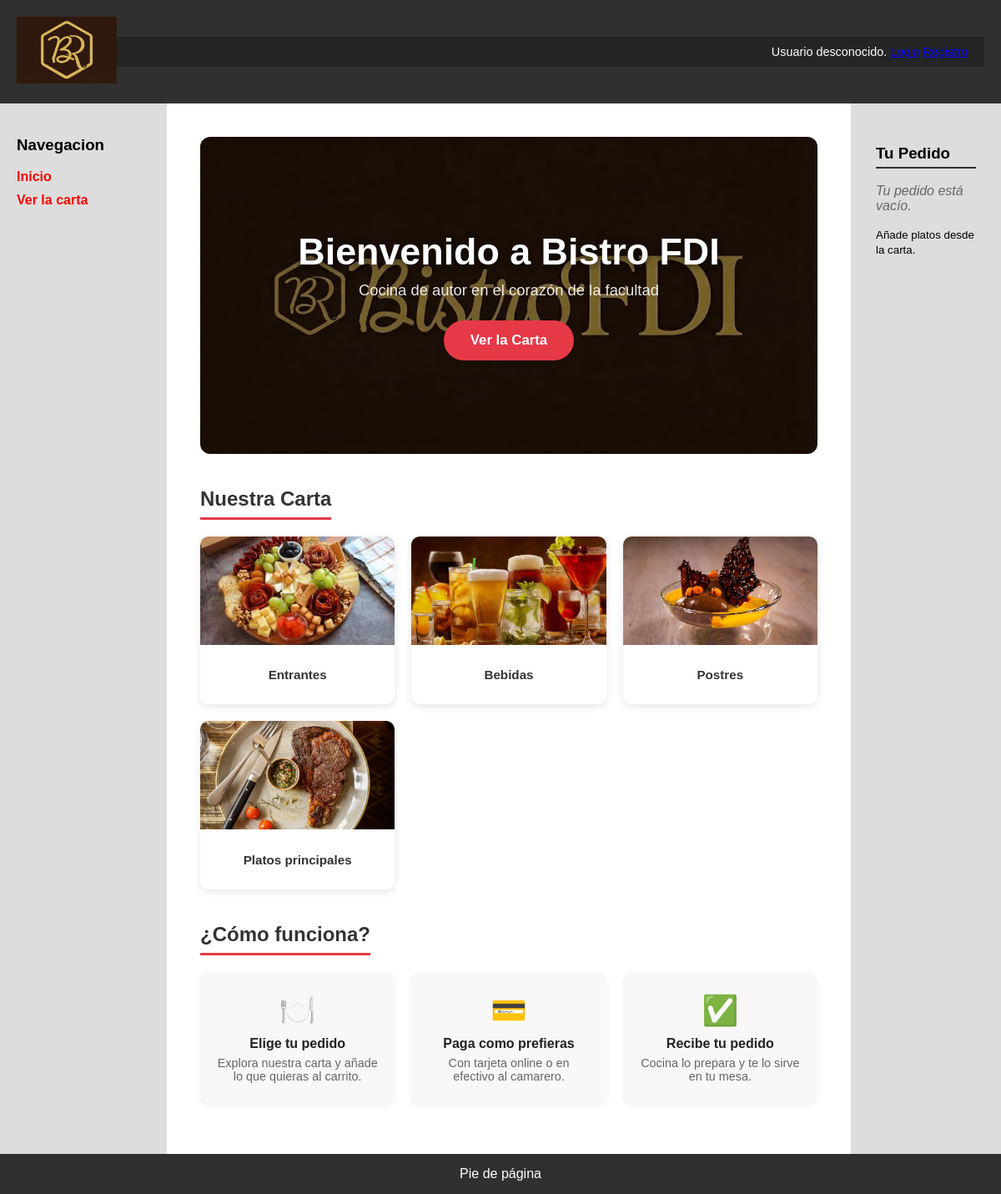
The page / on the database its author committed.
### tables this page shows
CREATE TABLE `categorias` (
  `id` int(11) NOT NULL,
  `nombre` varchar(50) NOT NULL,
  `descripcion` text DEFAULT NULL,
  `imagen` varchar(255) DEFAULT 'cat_default.png'
);

### includes/config.php (called while the page is built, shortened)
<?php
spl_autoload_register(function ($class) {
    $prefix = 'es\\ucm\\fdi\\aw\\';
    $base_dir = __DIR__ . '/clases/';
    $len = strlen($prefix);
    $relative_class = substr($class, $len);
    $file = $base_dir . str_replace('\\', '/', $relative_class) . '.php';
});

### includes/clases/Aplicacion.php (called while the page is built, shortened)
<?php
class Aplicacion
{
	private $bdDatosConexion;
	private $inicializada = false;
	private $conn;
	public function init($bdDatosConexion)
	{
		if (!$this->inicializada) {
			$this->bdDatosConexion = $bdDatosConexion;
			$this->inicializada = true;
		}
	}
	public function getConexionBd()
	{
		if (!$this->conn) {
			$bdHost = $this->bdDatosConexion['host'];
			$bdUser = $this->bdDatosConexion['user'];
			$bdPass = $this->bdDatosConexion['pass'];
			$bd = $this->bdDatosConexion['bd'];
			$conn = new \mysqli($bdHost, $bdUser, $bdPass, $bd);
			$this->conn = $conn;
		}
		return $this->conn;
	}
	public function ejecutarConsultaBd($sql, $tipos = null, ...$parametros)
	{
		$conn = $this->getConexionBd();
		$stmt = $conn->prepare($sql);
		if (!$stmt->execute()) {
			echo "Error al ejecutar la consulta ({$stmt->errno}): {$stmt->error}";
			exit();
		}
		return $stmt;
	}
}

### includes/clases/categorias/Categoria.php (called while the page is built, shortened)
<?php
class Categoria
{
    public static function todas(): array
    {
        $queryCategorias = "SELECT * FROM categorias";
        $rs = Aplicacion::getInstance()->ejecutarConsultaBd($queryCategorias)->get_result();
        $categorias = [];
        if ($rs) {
            while ($fila = $rs->fetch_assoc()) {
                $categorias[] = $fila;
            }
        }
        return $categorias;
    }
}

### index.php (the view, shortened to what this page needs)
<?php
require_once __DIR__.'/includes/config.php';
$categorias = Categoria::todas();
$tarjetas = "";
if (!empty($categorias)) {
    $rutaImgs = RUTA_IMGS;
    $rutaApp = RUTA_APP;
    foreach ($categorias as $cat) {
        $tarjetas .= <<<EOS
            <a href="{$rutaApp}/carta.php" class="index-categoria-card">
                <img src="{$rutaImgs}/categorias/{$cat['imagen']}" class="index-categoria-img" alt="{$cat['nombre']}">
                <p class="index-categoria-nombre">{$cat['nombre']}</p>
            </a>
        EOS;
    }
}
$rutaImgs = RUTA_IMGS;
$rutaApp = RUTA_APP;
$contenidoPrincipal = <<<EOS
    <div class="index-hero">
        <img src="{$rutaImgs}/Banner.jpg" class="index-hero-img" alt="Bistro FDI">
        <div class="index-hero-overlay">
            <h1 class="index-hero-titulo">Bienvenido a Bistro FDI</h1>
            <p class="index-hero-subtitulo">Cocina de autor en el corazón de la facultad</p>
            <a href="$rutaApp/carta.php" class="index-hero-cta">Ver la Carta</a>
        </div>
    </div>
    <h2 class="index-sección-titulo">Nuestra Carta</h2>
    <div class="index-categorias-grid">
        $tarjetas
    </div>
    <h2 class="index-sección-titulo">¿Cómo funciona?</h2>
    <div class="index-pasos">
        <div class="index-paso">
            <span class="index-paso-icono">🍽️</span>
            <p class="index-paso-titulo">Elige tu pedido</p>
            <p class="index-paso-desc">Explora nuestra carta y añade lo que quieras al carrito.</p>
        </div>
        <div class="index-paso">
            <span class="index-paso-icono">💳</span>
            <p class="index-paso-titulo">Paga como prefieras</p>
            <p class="index-paso-desc">Con tarjeta online o en efectivo al camarero.</p>
        </div>
        <div class="index-paso">
            <span class="index-paso-icono">✅</span>
            <p class="index-paso-titulo">Recibe tu pedido</p>
            <p class="index-paso-desc">Cocina lo prepara y te lo sirve en tu mesa.</p>
        </div>
    </div>
EOS;
require __DIR__.'/includes/vistas/plantillas/plantilla.php';

### CSS/estilo.css (style rules this page uses)
body { background-color: #CDCDCD; margin: 0; font-family: Arial, sans-serif; }

### CSS/index.css (style rules this page uses)
.index-hero { position: relative; width: 100%; height: 380px; overflow: hidden; border-radius: 12px; margin-bottom: 40px; }
.index-hero-img { width: 100%; height: 100%; object-fit: cover; display: block; filter: brightness(0.55); }
.index-hero-overlay { position: absolute; inset: 0; display: flex; flex-direction: column; align-items: center; justify-content: center; text-align: center; color: white; padding: 20px; }
.index-hero-titulo { font-size: 2.8em; font-weight: bold; margin: 0 0 10px 0; text-shadow: 0 2px 8px rgba(0,0,0,0.6); }
.index-hero-subtitulo { font-size: 1.15em; margin: 0 0 25px 0; opacity: 0.9; }
.index-hero-cta { background: #e63946; color: white; padding: 14px 32px; border-radius: 30px; text-decoration: none; font-weight: bold; font-size: 1.05em; transition: background 0.2s ease; }
.index-sección-titulo { font-size: 1.5em; font-weight: bold; color: #333; margin: 0 0 20px 0; padding-bottom: 8px; border-bottom: 3px solid #e63946; display: inline-block; }
.index-categorias-grid { display: grid; grid-template-columns: repeat(auto-fill, minmax(180px, 1fr)); gap: 20px; margin-bottom: 40px; }
.index-categoria-card { border-radius: 10px; overflow: hidden; box-shadow: 0 3px 10px rgba(0,0,0,0.1); text-decoration: none; color: inherit; transition: transform 0.2s ease, box-shadow 0.2s ease; background: white; }
.index-categoria-img { width: 100%; height: 130px; object-fit: cover; display: block; }
.index-categoria-nombre { padding: 12px; font-weight: bold; font-size: 0.95em; text-align: center; color: #333; }
.index-pasos { display: flex; gap: 20px; flex-wrap: wrap; margin-bottom: 20px; }
.index-paso { flex: 1; min-width: 180px; background: #f8f8f8; border-radius: 10px; padding: 25px 20px; text-align: center; box-shadow: 0 2px 6px rgba(0,0,0,0.06); }
.index-paso-icono { font-size: 2.2em; margin-bottom: 10px; display: block; }
.index-paso-titulo { font-weight: bold; margin: 0 0 6px 0; color: #222; }
.index-paso-desc { font-size: 0.9em; color: #666; margin: 0; }

### rows shown on the page
categorias: imagen (picture), nombre "Entrantes"
categorias: imagen (picture), nombre "Bebidas"
categorias: imagen (picture), nombre "Postres"
categorias: imagen (picture), nombre "Platos principales"
